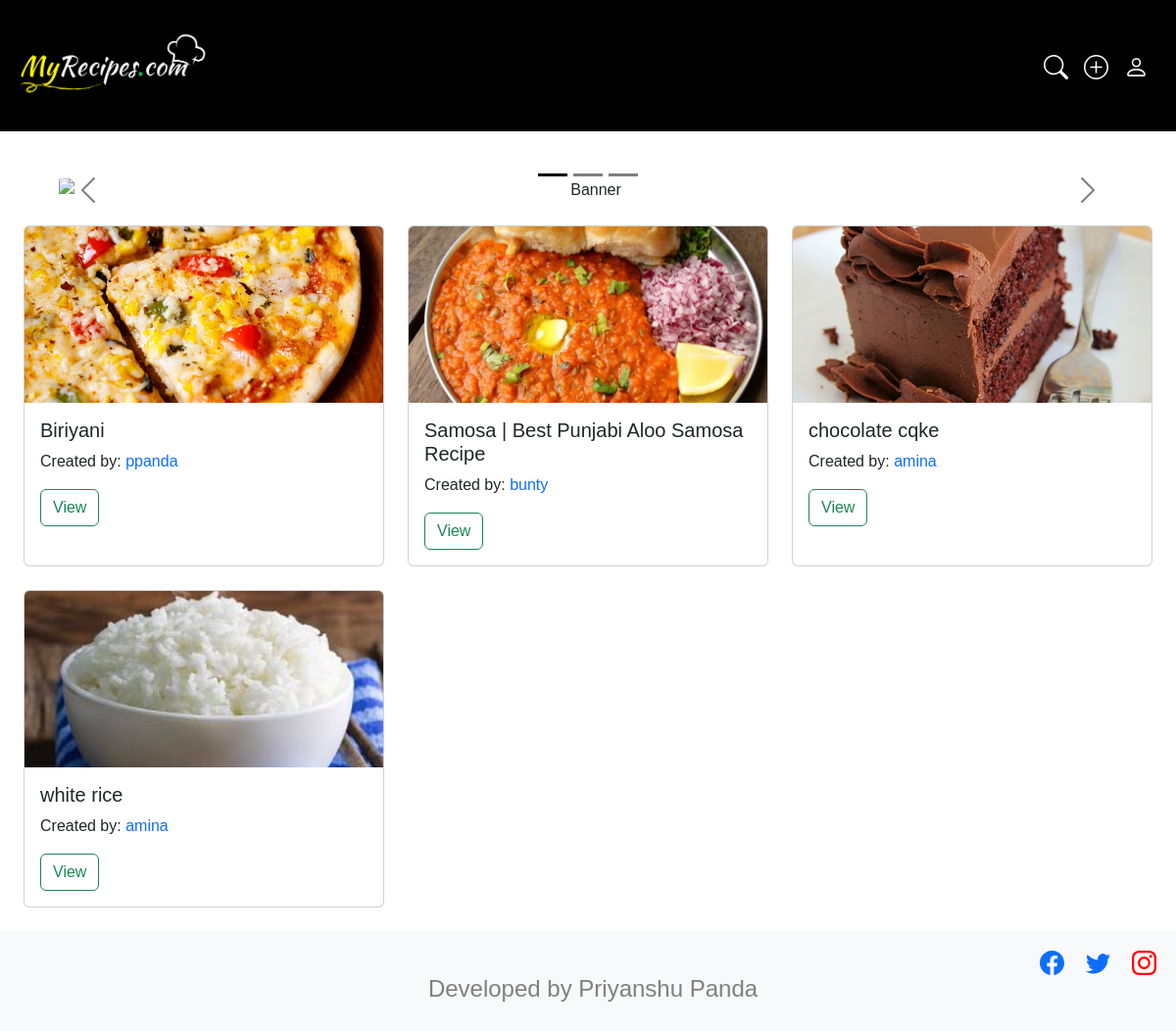
The page / on the database its author committed.
### myrecpies/models.py (models this page shows, shortened)
class Recipe(models.Model):
    user = models.ForeignKey(User,on_delete=models.CASCADE)
    recipe_name = models.CharField(max_length=100)
    recipe_ingridents = models.CharField(max_length=100)
    recipe_description = models.TextField()
    instructions = models.TextField(default=None)
    cooking_time = models.TextField(default=None)
    created_at = models.DateTimeField(auto_now_add=True)
    recipe_image = models.ImageField(upload_to="recepie")

### myrecpies/views.py (the view)
# urls.py: 2. Add a URL to urlpatterns:  path('', views.home, name='home')
def home(request):
    queryset = Recipe.objects.all()[:4]
    context = {'recipes': queryset}
    return render(request,"index.html",context)

### myrecpies/templates/index.html (shortened to what this page needs)
{% extends "base.html" %}
{% block start %}
<div class="mt-5">
    <center>
        <div id="carouselExampleDark" class="carousel carousel-dark slide" data-bs-ride="carousel" style="padding-left: 5%;padding-right: 5%;">
          <div class="carousel-indicators">
            <button type="button" data-bs-target="#carouselExampleDark" data-bs-slide-to="0" class="active" aria-current="true" aria-label="Slide 1"></button>
            <button type="button" data-bs-target="#carouselExampleDark" data-bs-slide-to="1" aria-label="Slide 2"></button>
            <button type="button" data-bs-target="#carouselExampleDark" data-bs-slide-to="2" aria-label="Slide 3"></button>
          </div>
          <div class="carousel-inner" >
            <div class="carousel-item active" data-bs-interval="10000">
              <img src="/media/image/banner1.jpg" class="d-block w-100" alt="Banner" style="max-width: 100%;max-height: 550px;margin: 0 auto;border-radius: 3%">
              <div class="carousel-caption d-none d-md-block">
              </div>
            </div>
          </div>
          <button class="carousel-control-prev" type="button" data-bs-target="#carouselExampleDark" data-bs-slide="prev">
            <span class="carousel-control-prev-icon" aria-hidden="true"></span>
          </button>
          <button class="carousel-control-next" type="button" data-bs-target="#carouselExampleDark" data-bs-slide="next">
            <span class="carousel-control-next-icon" aria-hidden="true"></span>
          </button>
        </div>
    </center>
</div>
{% include 'card.html' %}
{% endblock %}

### myrecpies/templates/card.html
<div style=" position: relative;padding:2%">
    <div class="row row-cols-1 row-cols-md-3 g-4">
    {% for recipe in recipes %}
      {% if recipe.user == request.user %}
        <div class="row-4">
            <div class="card h-100">
              <div class="view overlay">
                <img class="card-img-top" src="/media/{{recipe.recipe_image}}" alt="Card image cap" style="width: 100%;height: 15vw;object-fit: cover;">
                <a href="#!">
                  <div class="mask rgba-white-slight"></div>
                </a>
              </div>
              <div class="card-body">
                <h5 class="card-title">{{recipe.recipe_name}}</h5>
                <p class="card-text">Created by: <a href="/profile/{{request.user.id}}" style="text-decoration: none;">{{recipe.user.username}}</a></p>
                <a href="/recipe_detail/{{recipe.id}}/" class="btn btn-outline-success" id="bt1">View</a>
                <a href="/delete_recipe/{{recipe.id}}/" class="btn btn-outline-danger" id="bt2">Delete</a>
                <a href="/update_recipe/{{recipe.id}}" class="btn btn-outline-warning" id="bt3">Edit</a>
              </div>
          </div>
        </div>
      {% else %}
        <div class="row-4">
          <div class="card h-100">
            <img class="card-img-top" src="/media/{{recipe.recipe_image}}" alt="Card image cap" style="width: 100%;height: 15vw;object-fit: cover;">
            <div class="card-body">
              <h5 class="card-title">{{recipe.recipe_name}}</h5>
              <p class="card-text">Created by: <a href="/profile/{{recipe.user.id}}" style="text-decoration: none;">{{recipe.user.username}}</a></p>
              <a href="/recipe_detail/{{recipe.id}}/" class="btn btn-outline-success" id="bt">View</a>
            </div>
          </div>
        </div>
      {% endif %}
    {% endfor %}
    </div>
  </div>

### rows shown on the page
Recipe: recipe_image (picture), recipe_name "Biriyani", user.username "ppanda"
Recipe: recipe_image (picture), recipe_name "Samosa | Best Punjabi Aloo Samosa Recipe", user.username "bunty"
Recipe: recipe_image (picture), recipe_name "chocolate cqke", user.username "amina"
Recipe: recipe_image (picture), recipe_name "white rice", user.username "amina"
